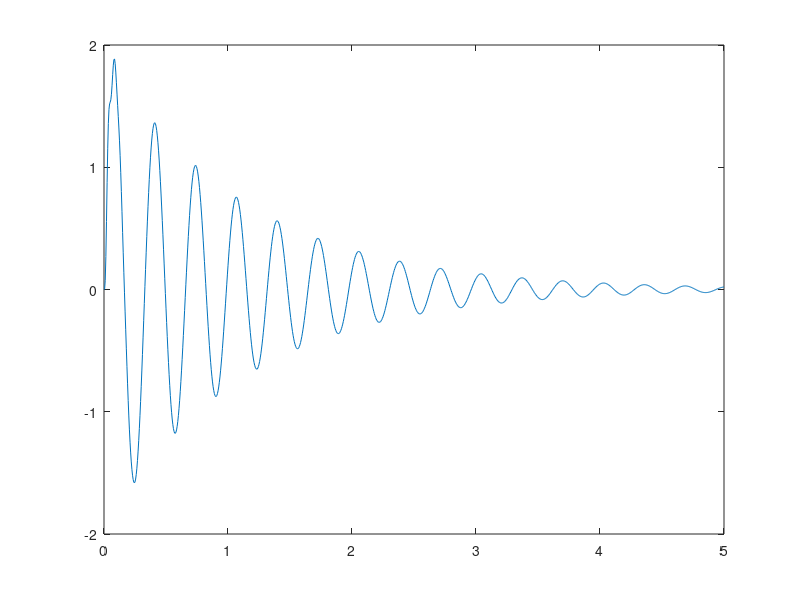

This figure's MATLAB source:
% Simulate quarter-car suspension model. Model used originally
% for an optimization demonstration in ME 149, Engineering System Design
% Optimization, a graduate course taught at Tufts University in the
% Mechanical Engineering Department. 


% Clear workspace
clear;

k = 150000;
c = 1120;
  
ms = 275;               % 1/4 sprung mass (kg)
mus = 27;               % 1/4 unsprung mass (kg)
kus = 310000;          % tire stiffness (N/m)
grav = 9.81;            % acceleration of gravity (m/s^2)
v = 10;                 % vehicle velocity (m/s)
dt = 0.005;             % simulation time step  
                        
% Construct linear state space model 
Aqcar = [0 1 0 0;-kus/mus -c/mus k/mus c/mus;0 -1 0 1;0 c/ms -k/ms -c/ms];
Bqcar = [-1 0 0 0]'; 
Cqcar = [1 0 0 0; 0 1 0 0; 0 0 1 0; 0 0 0 1; 0 -1 0 1]; 
Dqcar = 0;
qcar = ss(Aqcar,Bqcar,Cqcar,Dqcar);


% note: y(:,1-4) = x, y(:,5) = d/dt susp stroke (i.e., x3dot)
% Definition of System States:
% x(1) = z1-z0 = L1     tire deflection
% x(2) = z1dot          wheel cm velocity
% x(3) = z2-z1 = L2     suspension stroke (deflection)
% x(4) = z2dot          sprung mass velocity

% Initialize simulation 
x0 = [0 0 0 0]';                        % initial state

tmax = 5;                               % simulation time length
t = 0:dt:tmax; x = v*t;                 % time/space steps to record output

prof = 0.1*ones(1,length(x)); prof(1) = 0;
z0dot = [0 diff(prof)/dt];
u = z0dot;
umf = 3;    % prepare simulation input


% Simulate quarter car model
y = lsim(qcar,u,t,x0);                      

plot(t,y(:,4))